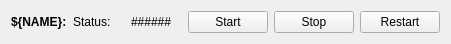
<?xml version="1.0" encoding="UTF-8"?>
<ui version="4.0">
 <class>Form</class>
 <widget class="QWidget" name="Form">
  <property name="geometry">
   <rect>
    <x>0</x>
    <y>0</y>
    <width>451</width>
    <height>43</height>
   </rect>
  </property>
  <property name="windowTitle">
   <string>Form</string>
  </property>
  <layout class="QHBoxLayout" name="horizontalLayout">
   <item>
    <widget class="PyDMLabel" name="PyDMLabel_2">
     <property name="font">
      <font>
       <weight>75</weight>
       <bold>true</bold>
      </font>
     </property>
     <property name="toolTip">
      <string/>
     </property>
     <property name="text">
      <string>${NAME}:</string>
     </property>
    </widget>
   </item>
   <item>
    <widget class="QLabel" name="label">
     <property name="text">
      <string>Status:</string>
     </property>
    </widget>
   </item>
   <item>
    <widget class="PyDMLabel" name="PyDMLabel">
     <property name="toolTip">
      <string/>
     </property>
     <property name="text">
      <string>######</string>
     </property>
     <property name="channel" stdset="0">
      <string>ca://${IOC}status</string>
     </property>
     <property name="displayFormat" stdset="0">
      <enum>PyDMLabel::String</enum>
     </property>
    </widget>
   </item>
   <item>
    <widget class="PyDMPushButton" name="PyDMPushButton">
     <property name="toolTip">
      <string/>
     </property>
     <property name="text">
      <string>Start</string>
     </property>
     <property name="channel" stdset="0">
      <string>ca://${IOC}start</string>
     </property>
    </widget>
   </item>
   <item>
    <widget class="PyDMPushButton" name="PyDMPushButton_2">
     <property name="toolTip">
      <string/>
     </property>
     <property name="text">
      <string>Stop</string>
     </property>
     <property name="channel" stdset="0">
      <string>ca://${IOC}stop</string>
     </property>
    </widget>
   </item>
   <item>
    <widget class="PyDMPushButton" name="PyDMPushButton_3">
     <property name="toolTip">
      <string/>
     </property>
     <property name="text">
      <string>Restart</string>
     </property>
     <property name="channel" stdset="0">
      <string>ca://${IOC}restart</string>
     </property>
    </widget>
   </item>
  </layout>
 </widget>
 <customwidgets>
  <customwidget>
   <class>PyDMLabel</class>
   <extends>QLabel</extends>
   <header>pydm.widgets.label</header>
  </customwidget>
  <customwidget>
   <class>PyDMPushButton</class>
   <extends>QPushButton</extends>
   <header>pydm.widgets.pushbutton</header>
  </customwidget>
 </customwidgets>
 <resources/>
 <connections/>
</ui>
